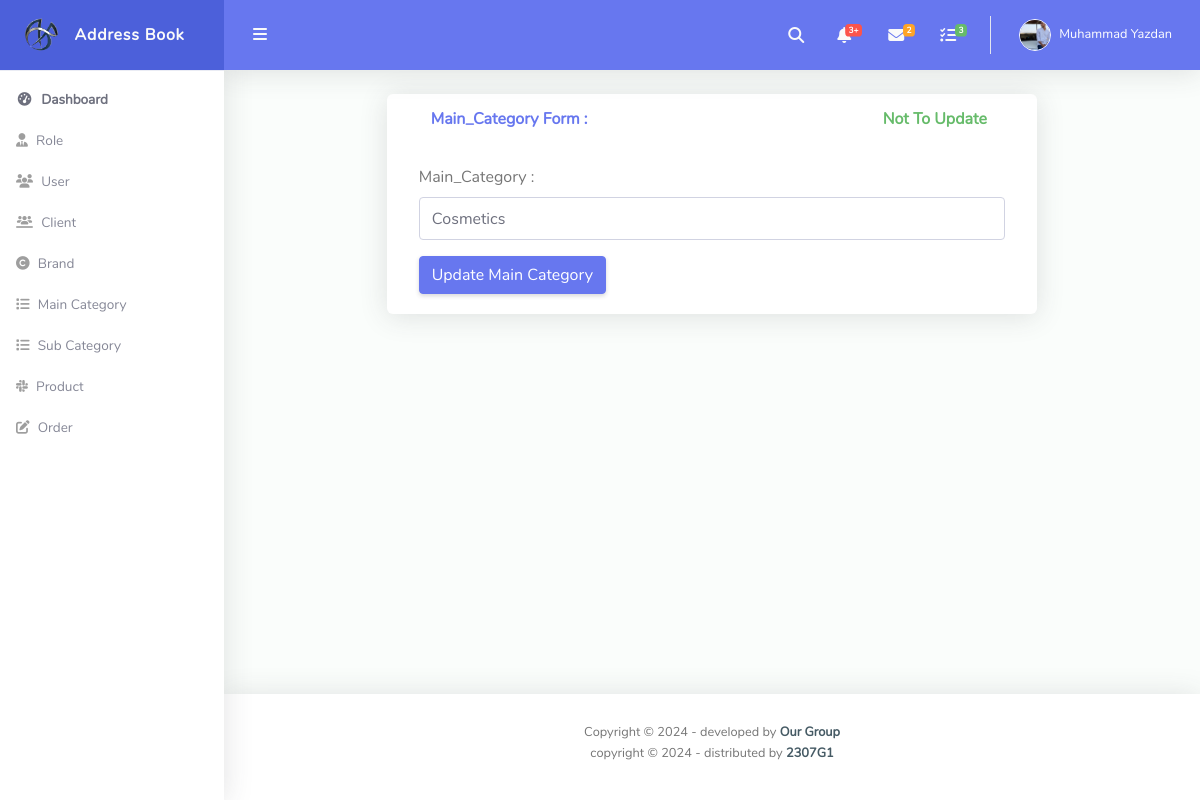
The app's page /admin/main_category_update.php?id=4, older data.
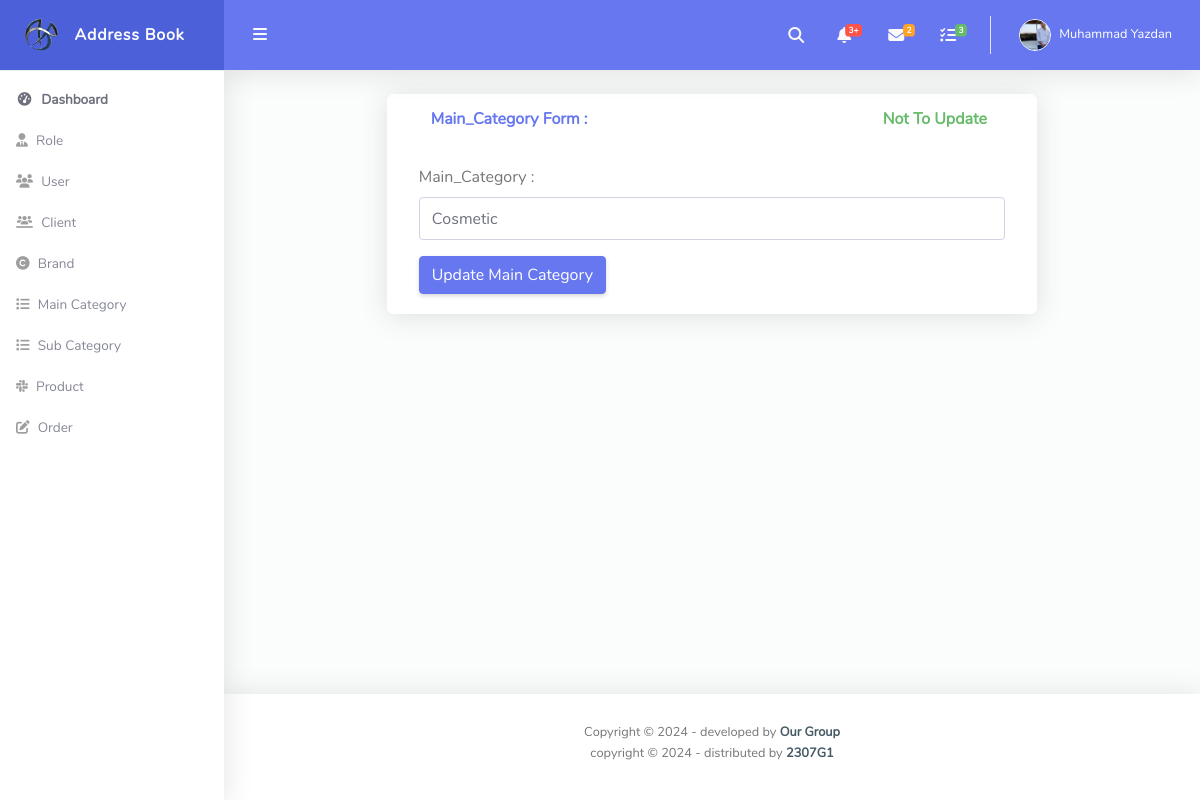
The same page, newer data.
### tables this page shows
CREATE TABLE `main_category` (
  `id` int(11) NOT NULL,
  `main_category_name` varchar(255) NOT NULL
);

### admin/main_category_update.php (the view, shortened to what this page needs)
<?php
include("./connection.php");
include("./header.php");
?>
<div id="content-wrapper" class="d-flex flex-column">
  <div id="content">
    <nav class="navbar navbar-expand navbar-light bg-navbar topbar mb-4 static-top">
      <button id="sidebarToggleTop" class="btn btn-link rounded-circle mr-3">
        <i class="fa fa-bars"></i>
      </button>
      <ul class="navbar-nav ml-auto">
        <li class="nav-item dropdown no-arrow">
          <a class="nav-link dropdown-toggle" href="#" id="searchDropdown" role="button" data-toggle="dropdown" aria-haspopup="true" aria-expanded="false">
            <i class="fas fa-search fa-fw"></i>
          </a>
        </li>
        <li class="nav-item dropdown no-arrow mx-1">
          <a class="nav-link dropdown-toggle" href="#" id="alertsDropdown" role="button" data-toggle="dropdown" aria-haspopup="true" aria-expanded="false">
            <i class="fas fa-bell fa-fw"></i>
            <span class="badge badge-danger badge-counter">3+</span>
          </a>
        </li>
        <li class="nav-item dropdown no-arrow mx-1">
          <a class="nav-link dropdown-toggle" href="#" id="messagesDropdown" role="button" data-toggle="dropdown" aria-haspopup="true" aria-expanded="false">
            <i class="fas fa-envelope fa-fw"></i>
            <span class="badge badge-warning badge-counter">2</span>
          </a>
        </li>
        <li class="nav-item dropdown no-arrow mx-1">
          <a class="nav-link dropdown-toggle" href="#" id="messagesDropdown" role="button" data-toggle="dropdown" aria-haspopup="true" aria-expanded="false">
            <i class="fas fa-tasks fa-fw"></i>
            <span class="badge badge-success badge-counter">3</span>
          </a>
        </li>
        <li class="nav-item dropdown no-arrow">
          <a class="nav-link dropdown-toggle" href="#" id="userDropdown" role="button" data-toggle="dropdown" aria-haspopup="true" aria-expanded="false">
            <img class="img-profile rounded-circle" src="../me.png" style="max-width: 60px">
            <span class="ml-2 d-none d-lg-inline text-white small">Muhammad Yazdan</span>
          </a>
        </li>
      </ul>
    </nav>
    <div class="card mb-4 mx-auto col-lg-8">
      <div class="container">
        <div class="row">
          <div class="col-lg-9 card-header py-3 d-flex flex-row align-items-center justify-content-between">
            <h6 class="m-0 font-weight-bold text-primary">Main_Category Form :</h6>
          </div>
          <div class="col-lg-3 card-header py-3 d-flex flex-row align-items-center justify-content-between">
            <a href="./main_category_show.php">
              <h6 class="m-0 font-weight-bold text-success">Not To Update</h6>
            </a>
          </div>
        </div>
      </div>
      <?php
      $Id = $_GET['id'];
      $sql = "select * from main_category where id = $Id";
      $result = mysqli_query($con, $sql);
      $rows = mysqli_fetch_assoc($result);
      ?>
      <div class="card-body">
        <form method="post">
          <div class="form-group">
            <label for="exampleInputEmail1">Main_Category :</label>
            <input type="text" name="main" value="<?php echo $rows['main_category_name'] ?>" class="form-control" id="exampleInputEmail1" placeholder="Enter Brand">
          </div>
          <button type="submit" name="update" class="btn btn-primary">Update Main Category</button>
        </form>
      </div>
    </div>
  </div>
  <?php
  include("./footer.php");
  ?>

Row changes from the older to the newer data that the page shows:
changed main_category: main "Cosmetics" → "Cosmetic"
